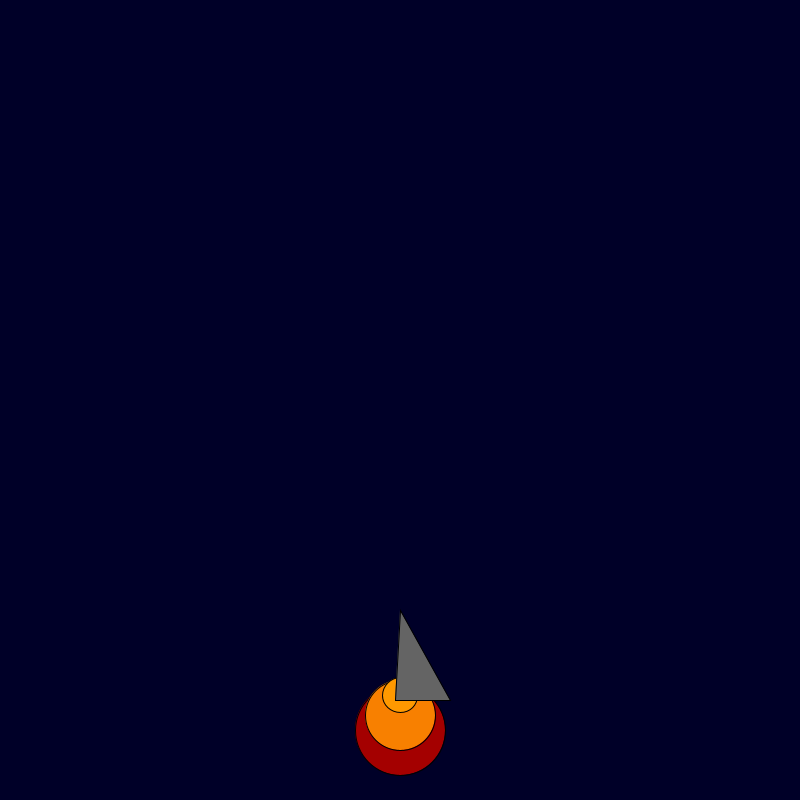
Frame 1 (no input)
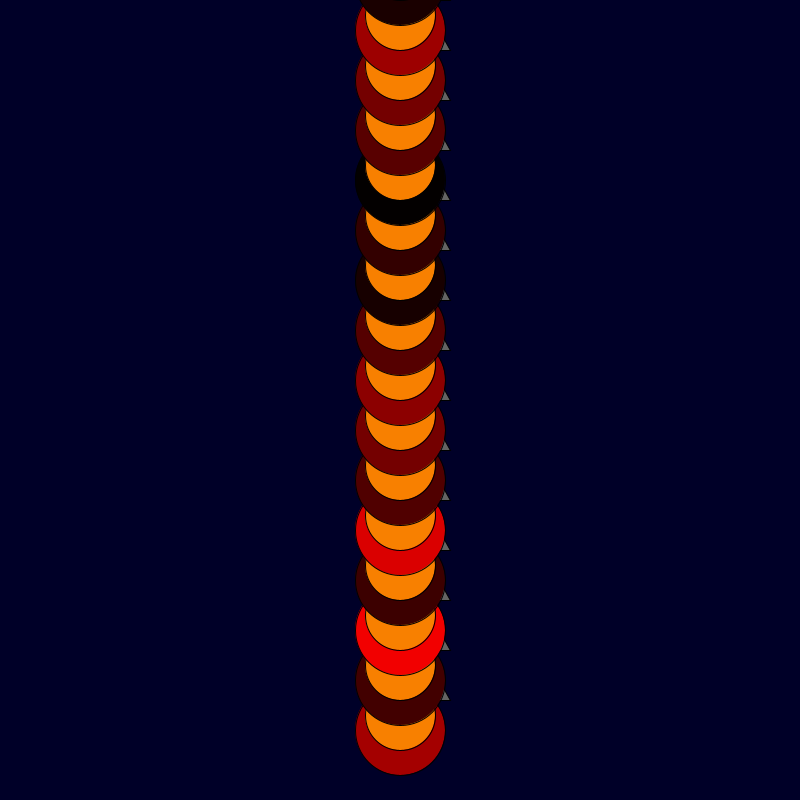
Frame 60 (the mouse pressed at the canvas centre just before this capture)
Frame 120 (the mouse held since frame 60 and released just before this capture): identical to frame 60, image omitted

The Processing sketch that drew these frames (run headless with seeded random() and noise(); from frame 60 on, the mouse is pressed at the canvas centre):

// Processing sketch: rocket_ship
// ── rocket_ship.pde
int x = 400; 
int y = 600; 

void setup() {

    background(0, 0, 40); size(800, 800);

}

void draw() {

    fill(random(255), 0, 0);
    ellipse(x, y + 130, 90, 90);
    fill(248, 128, 0);
    ellipse(x, y + 115, 70, 70);
    fill(255, 153, 0);
    ellipse(x, y + 95, 35, 35);
    fill(100, 100, 100);
    triangle(x, y + 10, x + 50, y + 100, x - 5,y+100);
    y-=(50);
}
